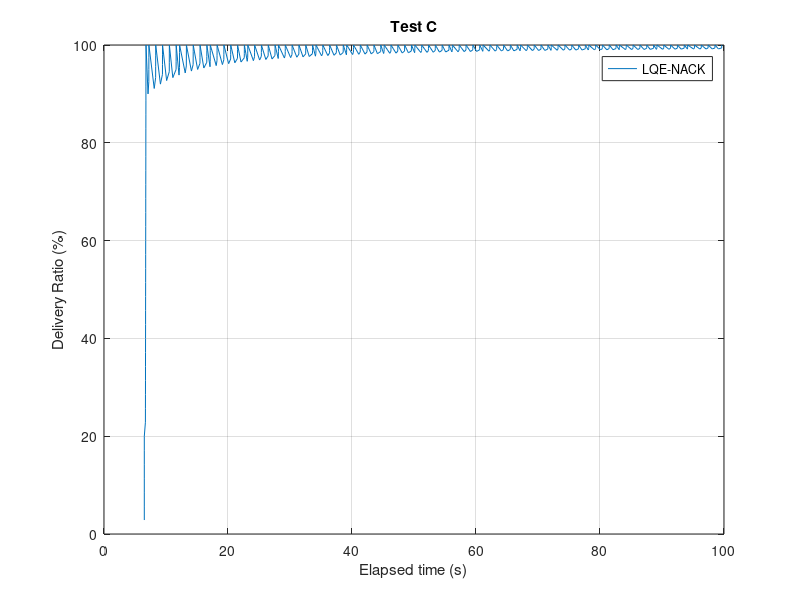
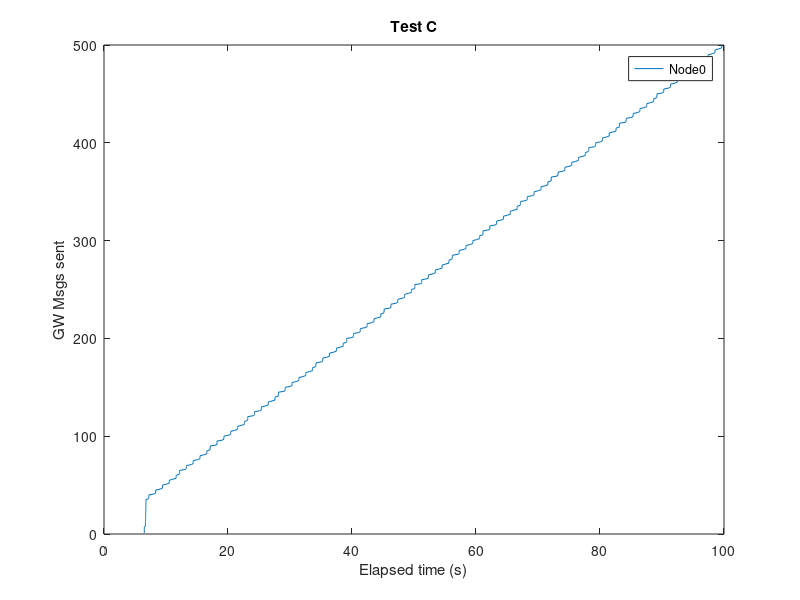
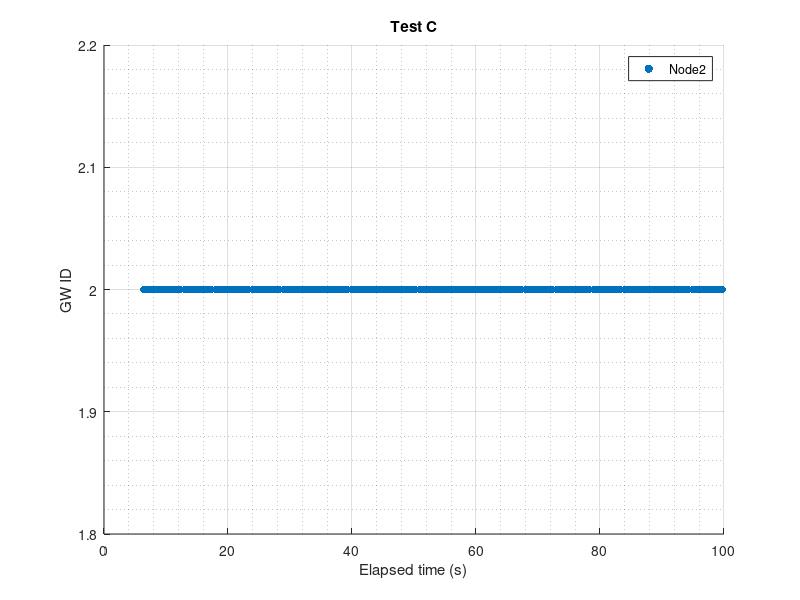

Write MATLAB code to recreate these figures, in order.
%% Calculate Redudant Overhead 
close all; clear;clc; 
Nnodes=5;   %N� nodes generating msgs every second
maxT_sen=100;    %Time when nodes stop generating msgs+1


%% 

% Node[0]
%n0_sentNACK=textread('GwTimeRec.txt','%s');
name_rec=textread('ReachedGwName.txt','%s');
%
time_recC = fopen('GwTimeRec.txt','r');    %Name of the file with the receveid times
formatSpec = '%f';
time_rec = fscanf(time_recC,formatSpec);
fclose(time_recC);
%
%
i=1;
j=1;
countNACK=0;
gg=0;
while i<length(name_rec)
    j=i;
    while j<length(name_rec)
        if (strcmp(name_rec(i),name_rec(j)) && i~=j && ~strcmp(name_rec(i),{''}))
            %name_rec(i);          
            countNACK=countNACK+1;
            %name_rec(j)={''};
            %display('if');
            
            time_rec(j)=[];
            name_rec(j)=[];
        %end 
        else
            j=j+1;
        end
        %display('while2');
    end
    i=i+1;
    %display('while1');
end
display('ok');
%
count=1:1:length(time_rec);
i=1;
j=1;
while i<length(time_rec)+1
    j=fix(time_rec(i))+1;
    if fix(time_rec(i))>=maxT_sen
        j=maxT_sen;
    end
    drGW(i)=count(i)/(Nnodes*j)*100;
    i=i+1;
end
display('End calc DR')
plot(time_rec,drGW)
xlabel('Elapsed time (s)');
ylabel('Delivery Ratio (%)');
title('Test C');
legend('LQE-NACK');
grid on;
%
hold off;
savefig('plotC_DR_GW')
display('Success:');
drGW(length(drGW))
display('Data Overhead:');
countNACK

%% 
%Verificar nº de gws
% % %
% Node[0]
%n0_sentNACK=textread('GwTimeRec.txt','%s');
name_recs=textread('ReachedGwSpcs.txt','%s');
%
name_recss=name_recs;
name_recsDoub=str2double(name_recs);
%
i=1;
j=1;
countREP=0;
gg=0;
%gw=1:1:Nnodes;
while i<length(name_recs)
    j=i;
    while j<length(name_recs)
        if (strcmp(name_recs(i),name_recs(j)) && i~=j && ~strcmp(name_recs(i),{''}))
            %name_rec(i);          
            countREP=countREP+1;    %counts how many times theres a repetition
            name_recs(j);
            %i
            %gw(name_recsDoub(i)+1)=gw(name_recsDoub(i)+1)+1
            name_recs(j)=[];
            name_recsDoub(j)=[];
           % gw(name_recs(i))=gw(name_recs(i))+1
        %end       
        else
            j=j+1;
        %display('while2');
        end
    end
    i=i+1;
    %display('while1');
end
display('Number of gws:');
length(name_recs)-1

%% Plot gw sending over time
figure
% %0
% gw_rec0=textread('GwTimeRec00.txt','%s');
% gw_re0=str2double(gw_rec0);
% countgw_re0=1:1:length(gw_rec0);
% plot(gw_re0, countgw_re0);
% hold on;
% %1
% gw_rec1=textread('GwTimeRec01.txt','%s');
% gw_re1=str2double(gw_rec1);
% countgw_re1=1:1:length(gw_rec1);
% plot(gw_re1, countgw_re1);
% hold on;
% 2
gw_rec2=textread('GwTimeRec02.txt','%s');
gw_re2=str2double(gw_rec2);
countgw_re2=1:1:length(gw_rec2);
plot(gw_re2, countgw_re2);
hold on;
% %3
% gw_rec3=textread('GwTimeRec03.txt','%s');
% gw_re3=str2double(gw_rec3);
% countgw_re3=1:1:length(gw_rec3);
% plot(gw_re3, countgw_re3);
% hold on;
% %4
% gw_rec4=textread('GwTimeRec04.txt','%s');
% gw_re4=str2double(gw_rec4);
% countgw_re4=1:1:length(gw_rec4);
% plot(gw_re4, countgw_re4);
% hold on;
% %5
% gw_rec5=textread('GwTimeRec05.txt','%s');
% gw_re5=str2double(gw_rec5);
% countgw_re5=1:1:length(gw_rec5);
% plot(gw_re5, countgw_re5);
% hold on;
%6
% gw_rec6=textread('GwTimeRec06.txt','%s');
% gw_re6=str2double(gw_rec6);
% countgw_re6=1:1:length(gw_rec6);
% plot(gw_re6, countgw_re6);
% hold on;
% %7
% gw_rec7=textread('GwTimeRec07.txt','%s');
% gw_re7=str2double(gw_rec7);
% countgw_re7=1:1:length(gw_rec7);
% plot(gw_re7, countgw_re7);
% hold on;
% %8
% gw_rec8=textread('GwTimeRec08.txt','%s');
% gw_re8=str2double(gw_rec8);
% countgw_re8=1:1:length(gw_rec8);
% plot(gw_re8, countgw_re8);
% hold on;
% % %9
% gw_rec9=textread('GwTimeRec09.txt','%s');
% gw_re9=str2double(gw_rec9);
% countgw_re9=1:1:length(gw_rec9);
% plot(gw_re9, countgw_re9,'Linewidth',2);
% hold on;
% %10
% gw_rec10=textread('GwTimeRec10.txt','%s');
% gw_re10=str2double(gw_rec10);
% countgw_re10=1:1:length(gw_rec10);
% plot(gw_re10, countgw_re10,'Linewidth',2);
% hold on;
%end
xlabel('Elapsed time (s)');
ylabel('GW Msgs sent');
title('Test C');
legend('Node0');
% legend('Node0','Node1','Node2','Node3');
savefig('GwsNo')
%%
figure
% %0
% gw_rec0=textread('GwTimeRec00.txt','%s');
% gw_re0=str2double(gw_rec0);
% countgw_re0=zeros(length(gw_rec0),1);
% scatter(gw_re0, countgw_re0, 'filled');
% hold on;
% %1
% gw_rec1=textread('GwTimeRec01.txt','%s');
% gw_re1=str2double(gw_rec1);
% countgw_re1=1+zeros(length(gw_rec1),1);
% scatter(gw_re1, countgw_re1, 'filled');
% hold on;
%2
gw_rec2=textread('GwTimeRec02.txt','%s');
gw_re2=str2double(gw_rec2);
countgw_re2=2+zeros(length(gw_rec2),1);
scatter(gw_re2, countgw_re2, 'filled');
hold on;
% %3
% gw_rec3=textread('GwTimeRec03.txt','%s');
% gw_re3=str2double(gw_rec3);
% countgw_re3=3+zeros(length(gw_rec3),1);
% scatter(gw_re3, countgw_re3, 'filled');
% hold on;
% %4
% gw_rec4=textread('GwTimeRec04.txt','%s');
% gw_re4=str2double(gw_rec4);
% countgw_re4=4+zeros(length(gw_rec4),1);
% scatter(gw_re4, countgw_re4, 'filled');
% hold on;

xlabel('Elapsed time (s)');
ylabel('GW ID');
title('Test C');
legend('Node2');
% legend('Node0','Node1','Node2','Node3');
grid on
grid minor
savefig('GesTemp')

%
axis([0 110 0 3])
set(gca,'ytick',[2])

%%
%sum of hops
gw_hop=textread('GwMsgHops.txt','%s');
gw_hops=str2double(gw_hop);

h=1;
sum=0;
while h<length(gw_hops)+1
    sum=sum+gw_hops(h);
    h=h+1;
end
display('Total hops:');
sum